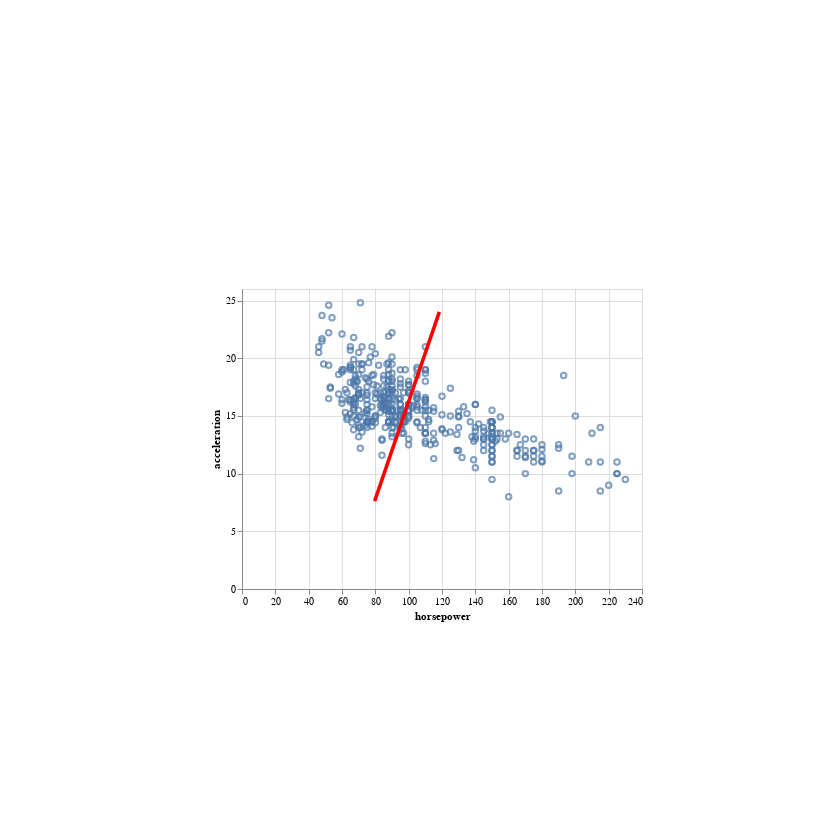

The cell this chart's notebook holds for it:
### Code cell
trendline2 = c2.transform_regression('horsepower', 'acceleration').mark_line(color='red',size=200)
chart_with_trendline2 = (c2 + trendline2)
chart_with_trendline2

### Figure 1 — Vega-Lite specification as saved in the notebook (floating-point values rounded to 4 significant figures; data arrays with more than 128 entries replaced by an {"elided": "..."} marker saying what was removed)
{"config": {"view": {"continuousWidth": 400, "continuousHeight": 300}}, "layer": [{"mark": "point", "encoding": {"tooltip": [{"field": "weight", "type": "quantitative"}, {"field": "acceleration", "type": "quantitative"}, {"field": "cylinders", "type": "quantitative"}, {"field": "model_year", "type": "quantitative"}, {"field": "car_name", "type": "nominal"}], "x": {"field": "horsepower", "type": "quantitative"}, "y": {"field": "acceleration", "type": "quantitative"}}}, {"mark": {"type": "line", "color": "red", "size": 200}, "encoding": {"tooltip": [{"field": "weight", "type": "quantitative"}, {"field": "acceleration", "type": "quantitative"}, {"field": "cylinders", "type": "quantitative"}, {"field": "model_year", "type": "quantitative"}, {"field": "car_name", "type": "nominal"}], "x": {"field": "horsepower", "type": "quantitative"}, "y": {"field": "acceleration", "type": "quantitative"}}, "transform": [{"on": "horsepower", "regression": "acceleration"}]}], "data": {"name": "data-062a950928f0a567605bfbbf0bb6ca5c"}, "$schema": "https://vega.github.io/schema/vega-lite/v4.17.0.json", "datasets": {"data-062a950928f0a567605bfbbf0bb6ca5c": {"elided": "392 records"}}}
